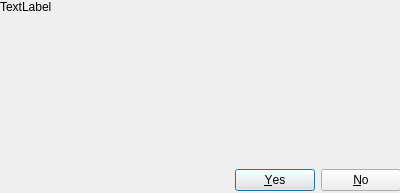
<?xml version="1.0" encoding="UTF-8"?>
<ui version="4.0">
 <class>Dialog</class>
 <widget class="QDialog" name="Dialog">
  <property name="geometry">
   <rect>
    <x>0</x>
    <y>0</y>
    <width>400</width>
    <height>193</height>
   </rect>
  </property>
  <property name="sizePolicy">
   <sizepolicy hsizetype="MinimumExpanding" vsizetype="Preferred">
    <horstretch>0</horstretch>
    <verstretch>0</verstretch>
   </sizepolicy>
  </property>
  <property name="windowTitle">
   <string>Dialog</string>
  </property>
  <widget class="QWidget" name="verticalLayoutWidget">
   <property name="geometry">
    <rect>
     <x>0</x>
     <y>0</y>
     <width>401</width>
     <height>191</height>
    </rect>
   </property>
   <layout class="QVBoxLayout" name="verticalLayout_2">
    <item>
     <widget class="QLabel" name="message">
      <property name="sizePolicy">
       <sizepolicy hsizetype="Expanding" vsizetype="Expanding">
        <horstretch>0</horstretch>
        <verstretch>0</verstretch>
       </sizepolicy>
      </property>
      <property name="text">
       <string>TextLabel</string>
      </property>
      <property name="alignment">
       <set>Qt::AlignLeading|Qt::AlignLeft|Qt::AlignTop</set>
      </property>
      <property name="wordWrap">
       <bool>true</bool>
      </property>
     </widget>
    </item>
    <item>
     <widget class="QDialogButtonBox" name="buttonBox">
      <property name="orientation">
       <enum>Qt::Horizontal</enum>
      </property>
      <property name="standardButtons">
       <set>QDialogButtonBox::No|QDialogButtonBox::Yes</set>
      </property>
     </widget>
    </item>
   </layout>
  </widget>
 </widget>
 <resources/>
 <connections>
  <connection>
   <sender>buttonBox</sender>
   <signal>accepted()</signal>
   <receiver>Dialog</receiver>
   <slot>accept()</slot>
   <hints>
    <hint type="sourcelabel">
     <x>248</x>
     <y>254</y>
    </hint>
    <hint type="destinationlabel">
     <x>157</x>
     <y>274</y>
    </hint>
   </hints>
  </connection>
  <connection>
   <sender>buttonBox</sender>
   <signal>rejected()</signal>
   <receiver>Dialog</receiver>
   <slot>reject()</slot>
   <hints>
    <hint type="sourcelabel">
     <x>316</x>
     <y>260</y>
    </hint>
    <hint type="destinationlabel">
     <x>286</x>
     <y>274</y>
    </hint>
   </hints>
  </connection>
 </connections>
</ui>
